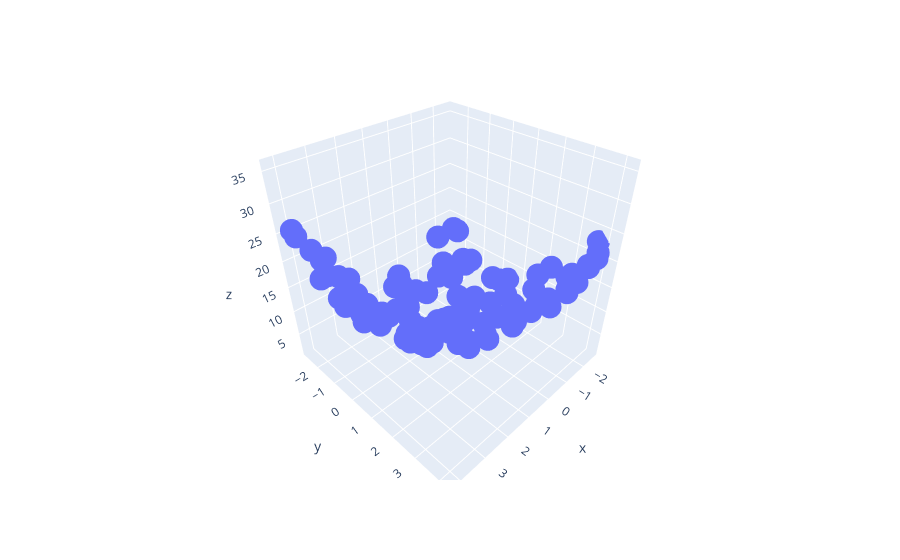

Notebook cell for this chart:
### Code cell
import plotly.express as px
df = px.data.iris()
fig = px.scatter_3d(df, x=x.ravel(), y=y.ravel(), z=z.ravel())
fig.show()
